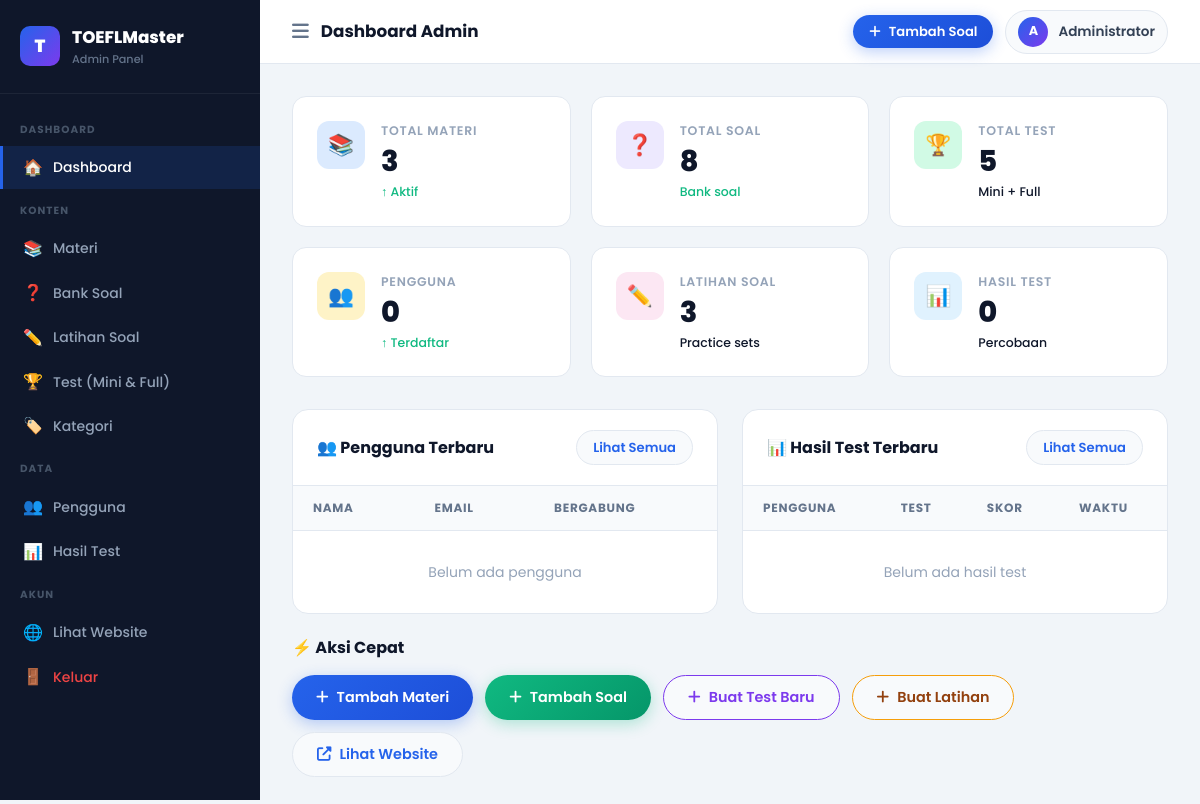
/admin/index.php (signed in), run on an earlier commit of the app's database.
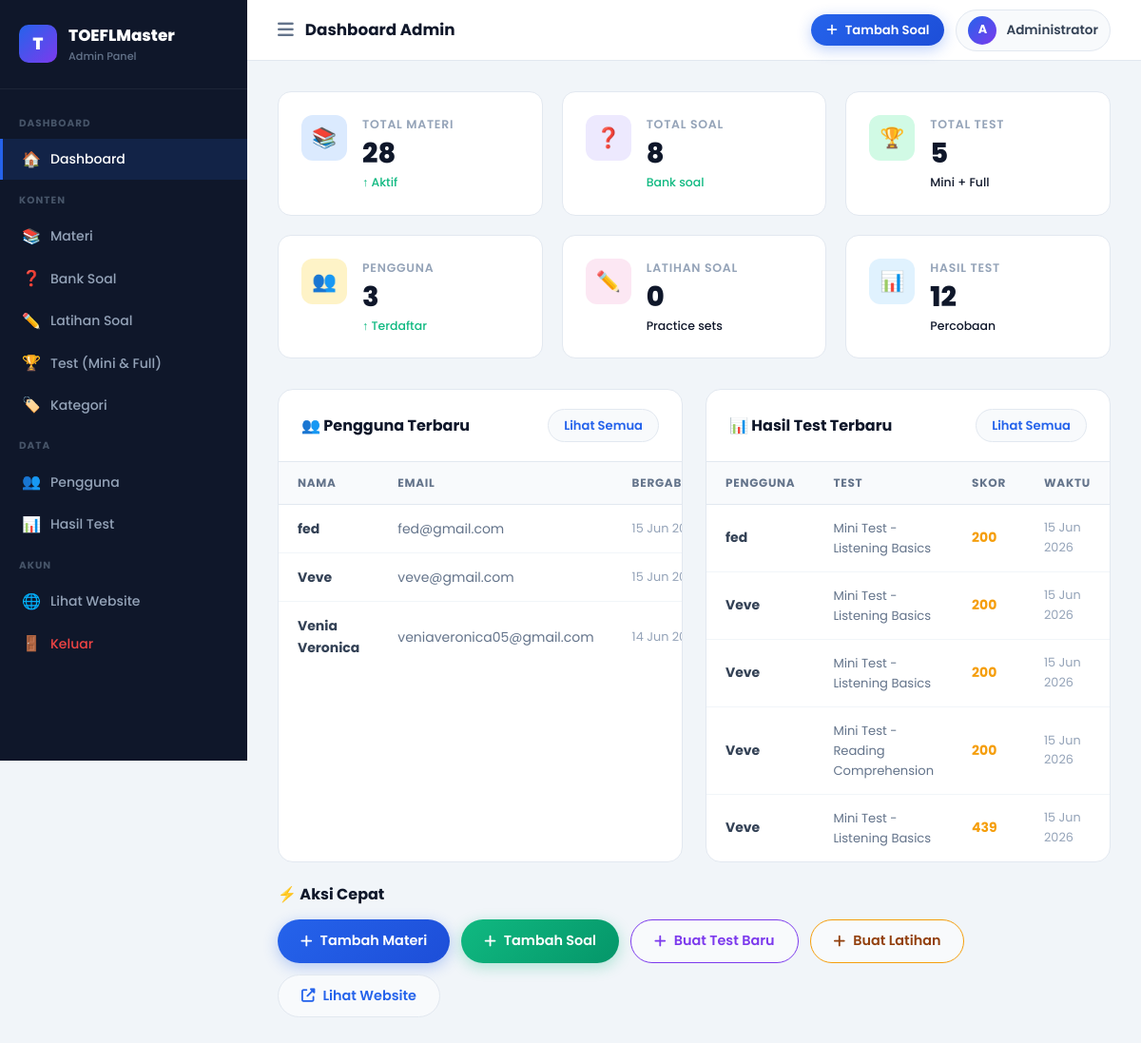
And on a later commit of the database.
### tables this page shows
CREATE TABLE `users` (
  `id` int(11) NOT NULL,
  `username` varchar(100) NOT NULL,
  `email` varchar(150) NOT NULL,
  `password` varchar(255) NOT NULL,
  `full_name` varchar(150) DEFAULT NULL,
  `avatar` varchar(255) DEFAULT NULL,
  `created_at` timestamp NOT NULL DEFAULT current_timestamp(),
  `last_login` timestamp NULL DEFAULT NULL
);

CREATE TABLE `user_test_results` (
  `id` int(11) NOT NULL,
  `user_id` int(11) NOT NULL,
  `test_id` int(11) NOT NULL,
  `score` int(11) NOT NULL,
  `toefl_score` int(11) NOT NULL,
  `total_correct` int(11) NOT NULL,
  `total_questions` int(11) NOT NULL,
  `time_taken` int(11) DEFAULT NULL COMMENT 'seconds',
  `started_at` timestamp NULL DEFAULT NULL,
  `completed_at` timestamp NOT NULL DEFAULT current_timestamp()
);

CREATE TABLE `tests` (
  `id` int(11) NOT NULL,
  `title` varchar(255) NOT NULL,
  `description` text DEFAULT NULL,
  `test_type` enum('mini','full') NOT NULL,
  `time_limit` int(11) NOT NULL COMMENT 'in minutes',
  `total_questions` int(11) NOT NULL,
  `is_published` tinyint(1) DEFAULT 1,
  `created_at` timestamp NOT NULL DEFAULT current_timestamp()
);

### includes/config.php (called while the page is built, shortened)
<?php
function sanitize($input) {
    return htmlspecialchars(trim($input), ENT_QUOTES, 'UTF-8');
}
function timeAgo($datetime) {
    $time = strtotime($datetime);
    $diff = time() - $time;
    return date('d M Y', $time);
}
?>

### admin/index.php (the view, shortened to what the changed rows need)
<?php
require_once '../includes/config.php';
$db = getDB();
$totalMaterials = $db->query("SELECT COUNT(*) FROM materials")->fetchColumn();
$totalUsers     = $db->query("SELECT COUNT(*) FROM users")->fetchColumn();
$totalPractice  = $db->query("SELECT COUNT(*) FROM practice_sets")->fetchColumn();
$totalResults   = $db->query("SELECT COUNT(*) FROM user_test_results")->fetchColumn();
$recentUsers = $db->query("SELECT * FROM users ORDER BY created_at DESC LIMIT 5")->fetchAll();
$recentResults = $db->query("
    SELECT r.*, u.full_name, u.username, t.title as test_title
    FROM user_test_results r
    JOIN users u ON r.user_id = u.id
    JOIN tests t ON r.test_id = t.id
    ORDER BY r.completed_at DESC LIMIT 5
")->fetchAll();
include 'includes/header.php';
?>
<div class="stats-grid">
  <div class="stat-card">
    <div class="stat-info">
      <div class="stat-label">Total Materi</div>
      <div class="stat-value"><?= $totalMaterials ?></div>
      <div class="stat-change up">↑ Aktif</div>
    </div>
  </div>
  <div class="stat-card">
    <div class="stat-info">
      <div class="stat-label">Pengguna</div>
      <div class="stat-value"><?= $totalUsers ?></div>
      <div class="stat-change up">↑ Terdaftar</div>
    </div>
  </div>
  <div class="stat-card">
    <div class="stat-info">
      <div class="stat-label">Latihan Soal</div>
      <div class="stat-value"><?= $totalPractice ?></div>
      <div class="stat-change">Practice sets</div>
    </div>
  </div>
  <div class="stat-card">
    <div class="stat-info">
      <div class="stat-label">Hasil Test</div>
      <div class="stat-value"><?= $totalResults ?></div>
      <div class="stat-change">Percobaan</div>
    </div>
  </div>
</div>
<div style="display:grid;grid-template-columns:1fr 1fr;gap:24px;">
  <div class="admin-table-card">
    <table class="admin-table">
      <thead><tr>
        <th>Nama</th>
        <th>Email</th>
        <th>Bergabung</th>
      </tr></thead>
      <tbody>
        <?php if (empty($recentUsers)): ?>
        <tr><td colspan="3" style="text-align:center;color:#94A3B8;padding:30px;">Belum ada pengguna</td></tr>
        <?php else: ?>
        <?php foreach($recentUsers as $u): ?>
        <tr>
          <td><strong><?= sanitize($u['full_name'] ?: $u['username']) ?></strong></td>
          <td style="color:#64748B;"><?= sanitize($u['email']) ?></td>
          <td style="color:#94A3B8;font-size:0.8rem;"><?= timeAgo($u['created_at']) ?></td>
        </tr>
        <?php endforeach; ?>
        <?php endif; ?>
      </tbody>
    </table>
  </div>
  <div class="admin-table-card">
    <table class="admin-table">
      <thead><tr>
        <th>Pengguna</th>
        <th>Test</th>
        <th>Skor</th>
        <th>Waktu</th>
      </tr></thead>
      <tbody>
        <?php if (empty($recentResults)): ?>
        <tr><td colspan="4" style="text-align:center;color:#94A3B8;padding:30px;">Belum ada hasil test</td></tr>
        <?php else: ?>
        <?php foreach($recentResults as $r): ?>
        <tr>
          <td><strong><?= sanitize($r['full_name'] ?: $r['username']) ?></strong></td>
          <td style="font-size:0.82rem;color:#64748B;"><?= sanitize($r['test_title']) ?></td>
          <td>
            <span style="font-weight:700;color:<?= $r['toefl_score'] >= 500 ? '#10B981' : '#F59E0B' ?>;">
              <?= $r['toefl_score'] ?>
            </span>
          </td>
          <td style="color:#94A3B8;font-size:0.8rem;"><?= timeAgo($r['completed_at']) ?></td>
        </tr>
        <?php endforeach; ?>
        <?php endif; ?>
      </tbody>
    </table>
  </div>
</div>
<?php include 'includes/footer.php'; ?>

What changed in the data, as far as the page shows it:
added users: full_name "fed", email "fed@gmail.com", created_at "15 Jun…"
added users: full_name "Veve", email "veve@gmail.com", created_at "15 Jun…"
added users: full_name "Venia Veronica", email "veniaveronica05@gmail.com", created_at "14 Jun…"
added user_test_results: user.full_name "fed", test.title "Mini Test - Listening Basics", toefl_score "200", completed_at "15 Jun 2026"
added user_test_results: user.full_name "Veve", test.title "Mini Test - Listening Basics", toefl_score "200", completed_at "15 Jun 2026"
added user_test_results: user.full_name "Veve", test.title "Mini Test - Listening Basics", toefl_score "200", completed_at "15 Jun 2026"
added user_test_results: user.full_name "Veve", test.title "Mini Test - Reading Comprehension", toefl_score "200", completed_at "15 Jun 2026"
added user_test_results: user.full_name "Veve", test.title "Mini Test - Listening Basics", toefl_score "439", completed_at "15 Jun 2026"
Also different on the page:
$totalMaterials: "3" → "28"
$totalUsers: "0" → "3"
$totalPractice: "3" → "0"
$totalResults: "0" → "12"
text no longer shown: "Belum ada pengguna Belum ada hasil test"
